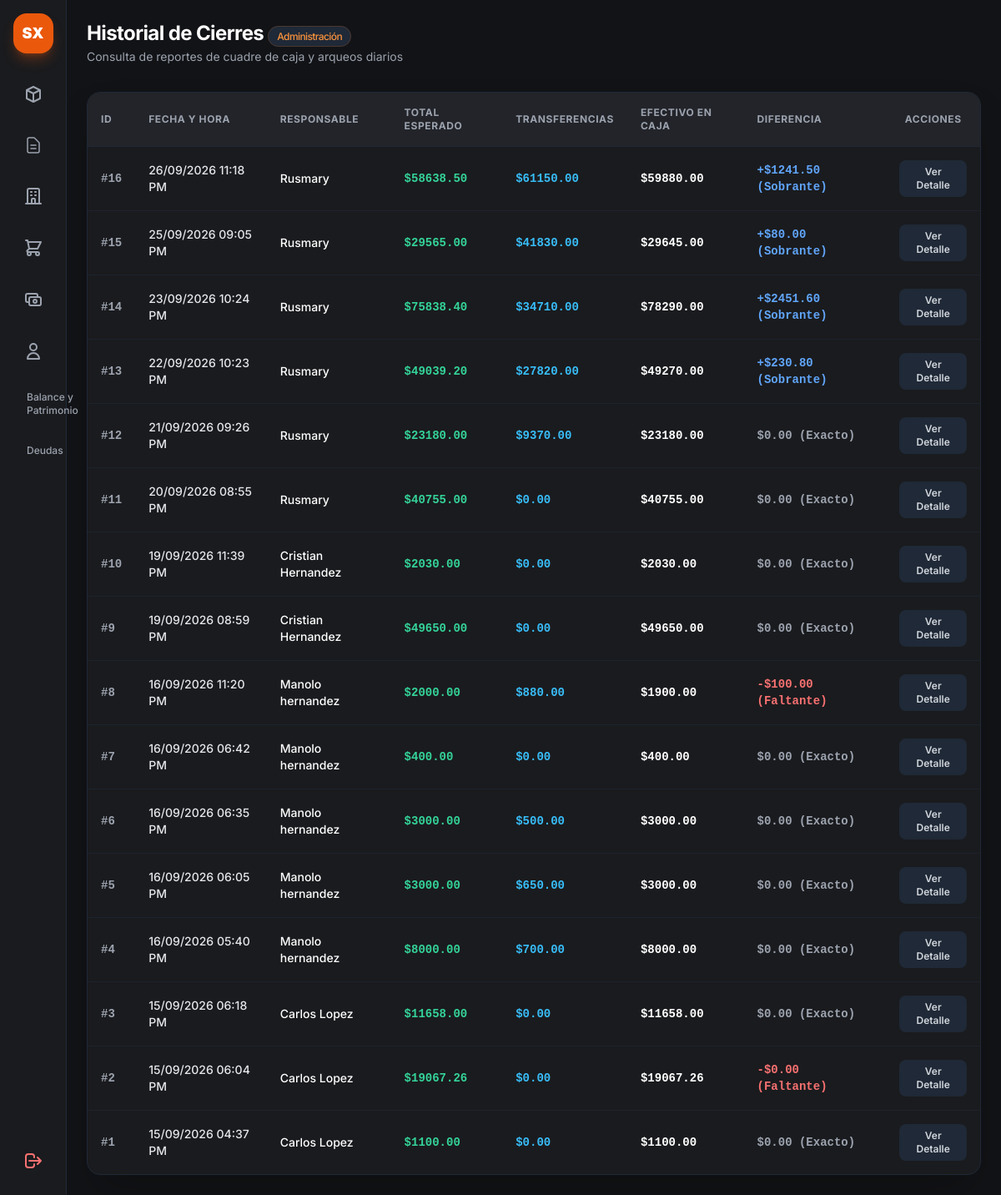
Page /admin/cierres (signed in) on the earlier database version.
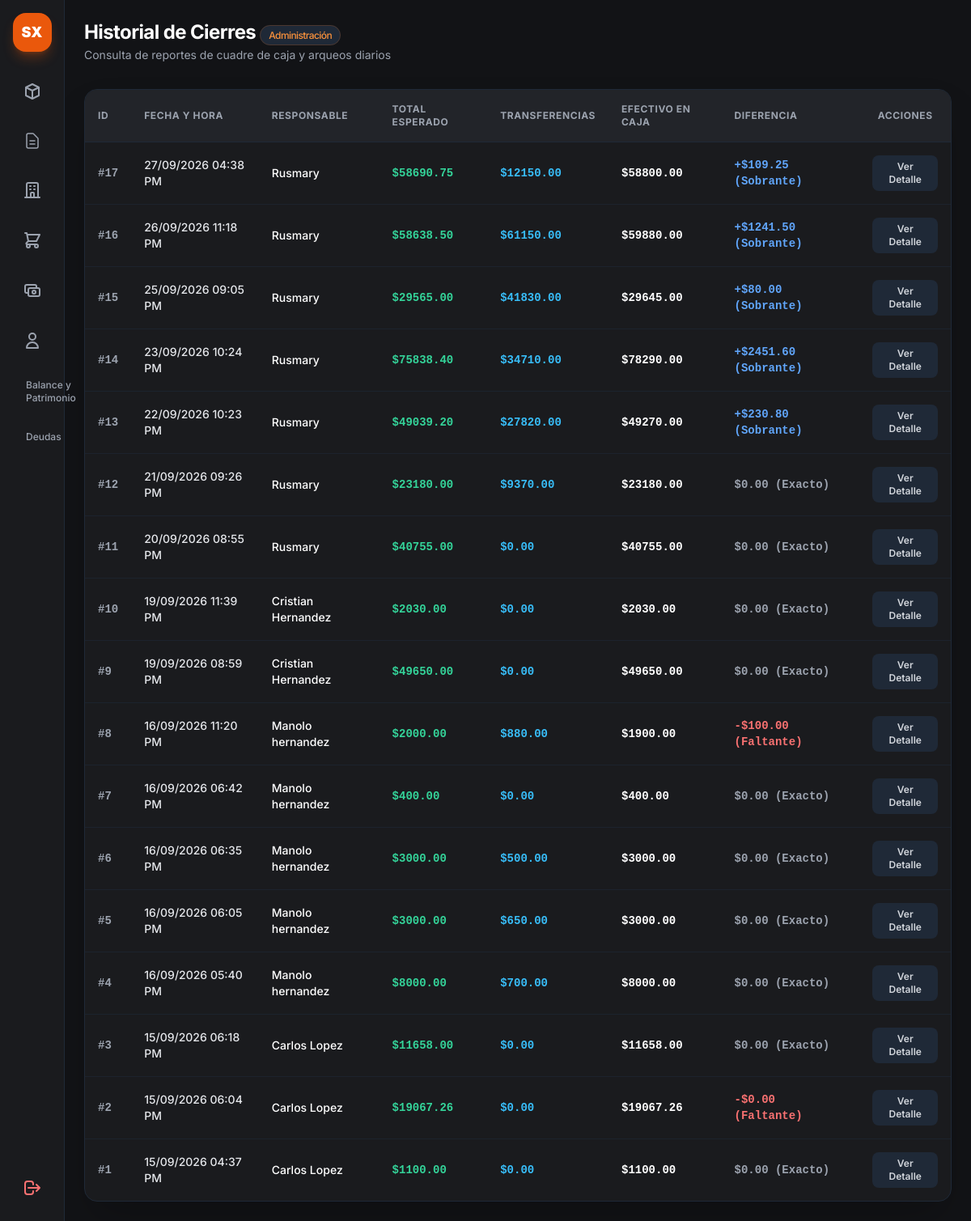
Same page on the later database version.
### app.py (models this page shows)
class CierreDia(db.Model):
    __tablename__ = 'cierres_dia'
    id = db.Column(db.Integer, primary_key=True)
    fecha = db.Column(db.DateTime, default=datetime.utcnow)
    usuario_id = db.Column(db.Integer, db.ForeignKey('usuarios.id'), nullable=True)
    usuario_nombre = db.Column(db.String(100), nullable=False)
    total_esperado = db.Column(db.Float, default=0.0)
    efectivo_caja = db.Column(db.Float, default=0.0)
    total_transferencias = db.Column(db.Float, default=0.0)
    total_deudas = db.Column(db.Float, default=0.0) # <--- Nuevo campo para el total de deudas
    diferencia = db.Column(db.Float, default=0.0)
    detalles = db.relationship('DetalleCierre', backref='cierre', lazy=True)
    deudas = db.relationship('DeudaCierre', backref='cierre', lazy=True) # <--- Relación con las deudas del cierre

### app.py (the view)
@app.route('/admin/cierres')
def vista_reporte_cierres():
    if 'user' not in session or session.get('rol') != 'admin':
        return redirect(url_for('login'))
    cierres = CierreDia.query.order_by(CierreDia.fecha.desc()).all()
    return render_template('admin_cierres.html', cierres=cierres)

### app.py (called while the page is built)
@app.context_processor
def inject_today():
    return {'hoy': date.today()}

### templates/admin_cierres.html (shortened to what this page needs)
{% extends "base.html" %}
{% block content %}
<main class="flex-1 flex flex-col min-w-0 overflow-y-auto">
    <header class="p-6 pb-2 flex flex-col sm:flex-row sm:items-center justify-between gap-4">
        <div>
            <h1 class="text-2xl font-bold text-white tracking-tight">Historial de Cierres <span
                    class="text-xs font-medium px-2.5 py-1 rounded-full bg-gray-800 text-orange-400 border border-orange-500/20">Administración</span></h1>
            <p class="text-sm text-gray-400 mt-0.5">Consulta de reportes de cuadre de caja y arqueos diarios</p>
        </div>
    </header>
    <section class="p-6 flex-1">
        <div class="bg-[#1a1b1e] border border-gray-800 rounded-2xl overflow-hidden shadow-2xl">
            <div class="overflow-x-auto">
                <table class="w-full text-left border-collapse">
                    <thead>
                        <tr class="border-b border-gray-800 text-xs font-semibold text-gray-400 uppercase tracking-wider bg-[#222429]">
                            <th class="p-4">ID</th>
                            <th class="p-4">Fecha y Hora</th>
                            <th class="p-4">Responsable</th>
                            <th class="p-4">Total Esperado</th>
                            <th class="p-4">Transferencias</th>
                            <th class="p-4">Efectivo en Caja</th>
                            <th class="p-4">Diferencia</th>
                            <th class="p-4 text-center">Acciones</th>
                        </tr>
                    </thead>
                    <tbody class="divide-y divide-gray-800/60 text-sm">
                        {% for c in cierres %}
                        <tr class="hover:bg-gray-800/30 transition-colors">
                            <td class="p-4 font-mono font-bold text-gray-400">#{{ c.id }}</td>
                            <td class="p-4 text-gray-200 font-medium">{{ c.fecha.strftime('%d/%m/%Y %I:%M %p') }}</td>
                            <td class="p-4 text-white font-medium">{{ c.usuario_nombre }}</td>
                            <td class="p-4 text-emerald-400 font-mono font-bold">${{ "%.2f"|format(c.total_esperado) }}</td>
                            <td class="p-4 text-sky-400 font-mono font-bold">${{ "%.2f"|format(c.total_transferencias or 0.0) }}</td>
                            <td class="p-4 text-white font-mono font-bold">${{ "%.2f"|format(c.efectivo_caja) }}</td>
                            <td class="p-4 font-mono font-bold">
                                {% if c.diferencia < 0 %}
                                    <span class="text-red-400">-${{ "%.2f"|format(c.diferencia|abs) }} (Faltante)</span>
                                {% elif c.diferencia > 0 %}
                                    <span class="text-blue-400">+${{ "%.2f"|format(c.diferencia) }} (Sobrante)</span>
                                {% else %}
                                    <span class="text-gray-400">$0.00 (Exacto)</span>
                                {% endif %}
                            </td>
                            <td class="p-4 text-center">
                                <button onclick="verDetalleCierre({{ c.id }})"
                                    class="px-3 py-1.5 bg-gray-800 hover:bg-orange-500 text-gray-300 hover:text-white rounded-lg text-xs font-semibold transition">
                                    Ver Detalle
                                </button>
                            </td>
                        </tr>
                        {% else %}
                        <tr>
                            <td colspan="8" class="p-8 text-center text-gray-500">No hay cierres registrados.</td>
                        </tr>
                        {% endfor %}
                    </tbody>
                </table>
            </div>
        </div>
    </section>
</main>
{% endblock %}

Differences in the rows shown:
added CierreDia: id "17", fecha "27/09/2026 04:38 PM", usuario_nombre "Rusmary", total_esperado "58690.75", total_transferencias "12150.00", efectivo_caja "58800.00", diferencia "109.25"
